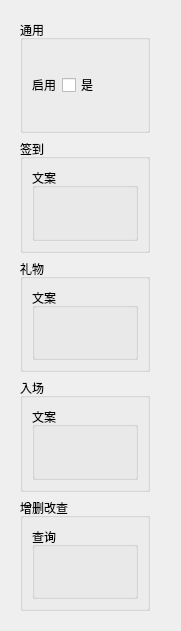
          <widget class="QWidget" name="scrollAreaWidgetContents_5">
           <property name="geometry">
            <rect>
             <x>0</x>
             <y>0</y>
             <width>181</width>
             <height>631</height>
            </rect>
           </property>
           <layout class="QVBoxLayout" name="verticalLayout_6">
            <item>
             <widget class="QWidget" name="widget_3" native="true">
              <layout class="QGridLayout" name="gridLayout_78" columnstretch="12,1">
               <item row="3" column="0">
                <widget class="QGroupBox" name="groupBox_integral_entrance">
                 <property name="title">
                  <string>入场</string>
                 </property>
                 <layout class="QGridLayout" name="gridLayout_85">
                  <item row="0" column="0">
                   <layout class="QGridLayout" name="gridLayout_integral_entrance"/>
                  </item>
                  <item row="1" column="0">
                   <widget class="QGroupBox" name="groupBox_integral_entrance_copywriting">
                    <property name="title">
                     <string>文案</string>
                    </property>
                    <layout class="QGridLayout" name="gridLayout_82">
                     <item row="0" column="0">
                      <layout class="QGridLayout" name="gridLayout_integral_entrance_copywriting"/>
                     </item>
                    </layout>
                   </widget>
                  </item>
                 </layout>
                </widget>
               </item>
               <item row="1" column="0">
                <widget class="QGroupBox" name="groupBox_integral_sign">
                 <property name="title">
                  <string>签到</string>
                 </property>
                 <layout class="QGridLayout" name="gridLayout_83">
                  <item row="0" column="0">
                   <layout class="QGridLayout" name="gridLayout_integral_sign"/>
                  </item>
                  <item row="1" column="0">
                   <widget class="QGroupBox" name="groupBox_integral_sign_copywriting">
                    <property name="title">
                     <string>文案</string>
                    </property>
                    <layout class="QGridLayout" name="gridLayout_80">
                     <item row="0" column="0">
                      <layout class="QGridLayout" name="gridLayout_integral_sign_copywriting"/>
                     </item>
                    </layout>
                   </widget>
                  </item>
                 </layout>
                </widget>
               </item>
               <item row="2" column="0">
                <widget class="QGroupBox" name="groupBox_integral_gift">
                 <property name="title">
                  <string>礼物</string>
                 </property>
                 <layout class="QGridLayout" name="gridLayout_84">
                  <item row="0" column="0">
                   <layout class="QGridLayout" name="gridLayout_integral_gift"/>
                  </item>
                  <item row="1" column="0">
                   <widget class="QGroupBox" name="groupBox_integral_gift_copywriting">
                    <property name="title">
                     <string>文案</string>
                    </property>
                    <layout class="QGridLayout" name="gridLayout_81">
                     <item row="0" column="0">
                      <layout class="QGridLayout" name="gridLayout_integral_gift_copywriting"/>
                     </item>
                    </layout>
                   </widget>
                  </item>
                 </layout>
                </widget>
               </item>
               <item row="4" column="0">
                <widget class="QGroupBox" name="groupBox_integral_crud">
                 <property name="title">
                  <string>增删改查</string>
                 </property>
                 <layout class="QGridLayout" name="gridLayout_86">
                  <item row="0" column="0">
                   <layout class="QGridLayout" name="gridLayout_integral_crud">
                    <item row="0" column="0">
                     <widget class="QGroupBox" name="groupBox_integral_crud_query">
                      <property name="title">
                       <string>查询</string>
                      </property>
                      <layout class="QGridLayout" name="gridLayout_73">
                       <item row="0" column="0">
                        <layout class="QGridLayout" name="gridLayout_integral_crud_query"/>
                       </item>
                      </layout>
                     </widget>
                    </item>
                   </layout>
                  </item>
                 </layout>
                </widget>
               </item>
               <item row="0" column="0">
                <widget class="QGroupBox" name="groupBox_integral_common">
                 <property name="title">
                  <string>通用</string>
                 </property>
                 <layout class="QGridLayout" name="gridLayout_79">
                  <item row="0" column="0">
                   <layout class="QGridLayout" name="gridLayout_integral_common" columnstretch="1,6">
                    <item row="0" column="0">
                     <widget class="QLabel" name="label_integral_common_enable">
                      <property name="text">
                       <string>启用</string>
                      </property>
                     </widget>
                    </item>
                    <item row="0" column="1">
                     <widget class="QCheckBox" name="checkBox_integral_common_enable">
                      <property name="text">
                       <string>是</string>
                      </property>
                     </widget>
                    </item>
                   </layout>
                  </item>
                 </layout>
                </widget>
               </item>
               <item row="0" column="1">
                <spacer name="horizontalSpacer_40">
                 <property name="orientation">
                  <enum>Qt::Horizontal</enum>
                 </property>
                 <property name="sizeHint" stdset="0">
                  <size>
                   <width>40</width>
                   <height>20</height>
                  </size>
                 </property>
                </spacer>
               </item>
              </layout>
             </widget>
            </item>
           </layout>
          </widget>
